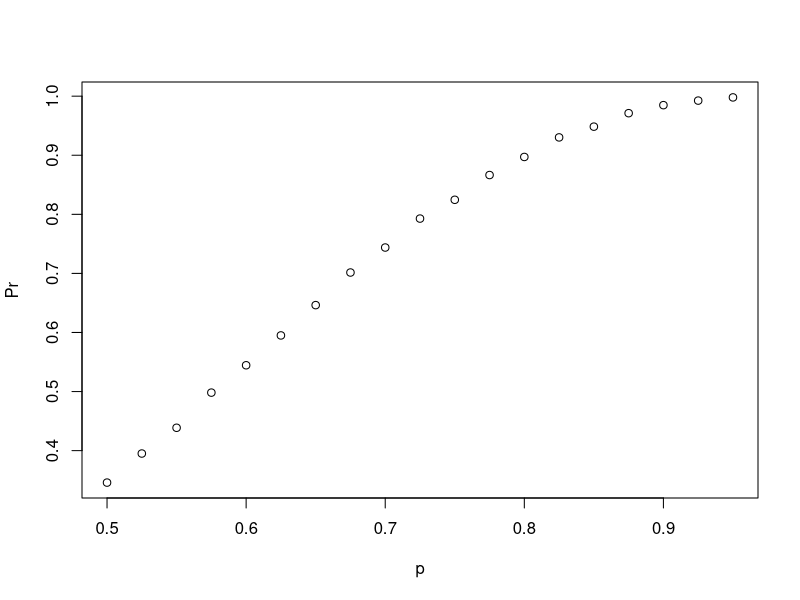
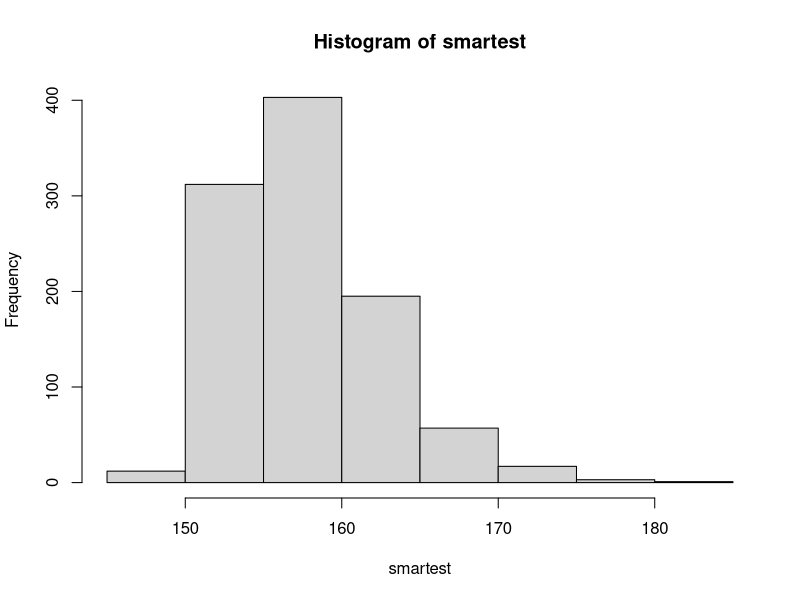

The R source for these figures, in order:
## ---- chunk 1
3 / (3+5+7)
## ---- chunk 2
1- (3/ (3+5+7))
## ---- chunk 3
(3/15) * (12/14)
## ---- chunk 4
3/15 * 12/15
## ---- chunk 5
7 / 15
## ---- chunk 6
(5/6)^6
## ---- chunk 7
1-(0.6^4)
## ---- chunk 8
(choose(6,4) * 0.5^6) + (choose(6,5) * 0.5^6) + (choose(6,6) * 0.5^6)
## ---- chunk 9
B <- 10000
result <- replicate(B, {
    b_win <- sample(c(1,0), 6, replace = TRUE, prob = c(0.5, 0.5))
    sum(b_win)>=4
  })
mean(result)
## ---- chunk 10
B <- 10000
prob_win <- function(p){
  B <- 10000
  result <- replicate(B, {
    win <- sample(c(1,0), 6, replace = TRUE, prob = c(p, 1-p))
    sum(win) >= 4})
  mean(result)}
prob_win(0.5)
## ---- chunk 11
p <- seq(0.5, 0.95, 0.025)
library(tidyverse)
Pr <- sapply(p, prob_win)
plot(p, Pr)
## ---- chunk 12
pnorm(60,64,3)
## ---- chunk 13
1-pnorm(72,64,3)
## ---- chunk 14
pnorm(67,64,3) - pnorm(61,64,3)
## ---- chunk 15
pnorm(67*2.54, 64*2.54, 3*2.54) - pnorm(61*2.54, 64*2.54, 3*2.54)
## ---- chunk 16
pnorm(67,64,3) - pnorm(61,64,3)
## ---- chunk 17
qnorm(0.99,69,3)
## ---- chunk 18
B <- 1000
smartest <- replicate(B, {
  simulated_data <- rnorm(10000, 100, 15)
  max(simulated_data)
  })
hist(smartest)
